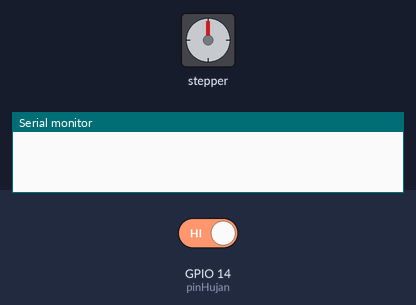
Bench run of a sketch on a simulated ESP32. Parts: stepper motor, the last lines printed to the serial monitor. The test bench sets the inputs (shaded band); at power-on: GPIO 14 (pinHujan) HIGH. Stepper angles assume 2048 steps per turn.

Above: at 1.2 s.
1.3 s: GPIO 14 (pinHujan) driven LOW
At 2.27 s:
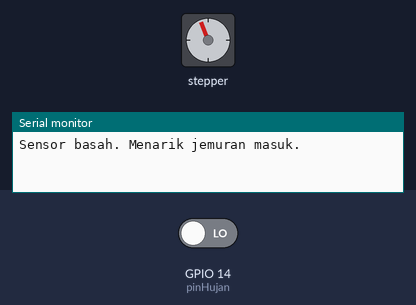
At 2.9 s:
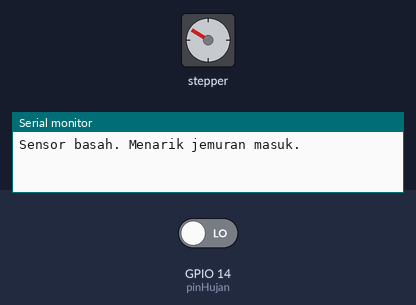
Timing chart, 0 to 15.3 s (numbered marks = the images above; inputs shaded):
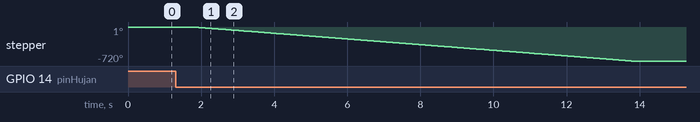

The sketch:

jemuran-otomatis-esp32.ino
```cpp
#include <Stepper.h>

// Pin DO sensor hujan dan pin input modul ULN2003.
constexpr int pinHujan = 14;
constexpr int pinIN1 = 26;
constexpr int pinIN2 = 25;
constexpr int pinIN3 = 33;
constexpr int pinIN4 = 32;

// Sesuaikan jumlah langkah dengan panjang tarikan tali.
constexpr int langkahPerPutaran = 2048;
constexpr int langkahPerGerakan = langkahPerPutaran * 2;
constexpr int kecepatanRPM = 10;

// Uji dari sisi poros. Jika arah masuk terbalik, ubah nilai ini ke 1.
constexpr int arahMasuk = -1;
constexpr unsigned long waktuStabilMs = 500;

// Urutan argumen Stepper untuk rangkaian ini adalah IN1, IN3, IN2, IN4.
Stepper motor(langkahPerPutaran, pinIN1, pinIN3, pinIN2, pinIN4);

// Saat dinyalakan atau direset, kode mengasumsikan jemuran ada di luar.
bool jemuranDiLuar = true;
int bacaanTerakhir;
unsigned long waktuPerubahan;

void setup() {
  Serial.begin(115200);
  pinMode(pinHujan, INPUT);
  motor.setSpeed(kecepatanRPM);

  // Mulai menghitung waktu stabil dari pembacaan pertama.
  bacaanTerakhir = digitalRead(pinHujan);
  waktuPerubahan = millis();
}

void loop() {
  const int bacaan = digitalRead(pinHujan);

  // Ulangi hitungan waktu setiap kali nilai DO berubah.
  if (bacaan != bacaanTerakhir) {
    bacaanTerakhir = bacaan;
    waktuPerubahan = millis();
  }

  // Tunggu sampai bacaan bertahan selama minimal 500 ms.
  if (millis() - waktuPerubahan < waktuStabilMs) {
    return;
  }

  // LOW berarti basah. Tarik masuk jika jemuran masih di luar.
  if (bacaan == LOW && jemuranDiLuar) {
    Serial.println("Sensor basah. Menarik jemuran masuk.");
    motor.step(arahMasuk * langkahPerGerakan);
    jemuranDiLuar = false;
  }
  // HIGH berarti kering. Keluarkan jemuran dengan arah sebaliknya.
  else if (bacaan == HIGH && !jemuranDiLuar) {
    Serial.println("Sensor kering. Mengeluarkan jemuran.");
    motor.step(-arahMasuk * langkahPerGerakan);
    jemuranDiLuar = true;
  }
}
```

Measured:
- after the input at 1.3 s, stepper: turns 720° counter-clockwise in 12.0 s, starting after 0.50 s
